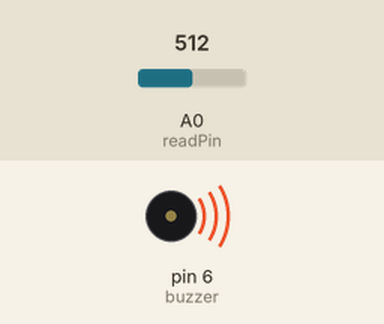
Bench run of a sketch on a simulated Arduino Uno, built with avr-gcc and run on an emulated ATmega328P. Shown: buzzer (waves = sounding). The test bench sets the inputs (shaded band); at power-on: A0 (readPin) = 512.

Above: at 0.1 s.
Timing chart, 0 to 1.6 s (numbered marks = the images above):
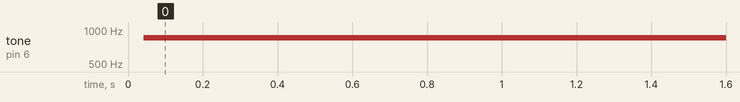

The sketch:

brightnessTone.ino
```cpp
int readPin = A0;
int buzzer = 6;
int lightVal;
int toneVal;

void setup()
{
  Serial.begin(9600);
  pinMode(readPin, INPUT);
  pinMode(buzzer, OUTPUT);
}

void loop()
{
  lightVal = analogRead(readPin);
  // 9940 = max wait, 60 = min wait, 1023 = max read val
  toneVal = (9940. / 1023.) * lightVal + 60;
  digitalWrite(buzzer, HIGH);
  delayMicroseconds(lightVal);
  digitalWrite(buzzer, LOW);
  delayMicroseconds(lightVal);
}
```

Measured:
- by itself, tone on pin 6 (buzzer): silent → 856 Hz at 0.04 s
